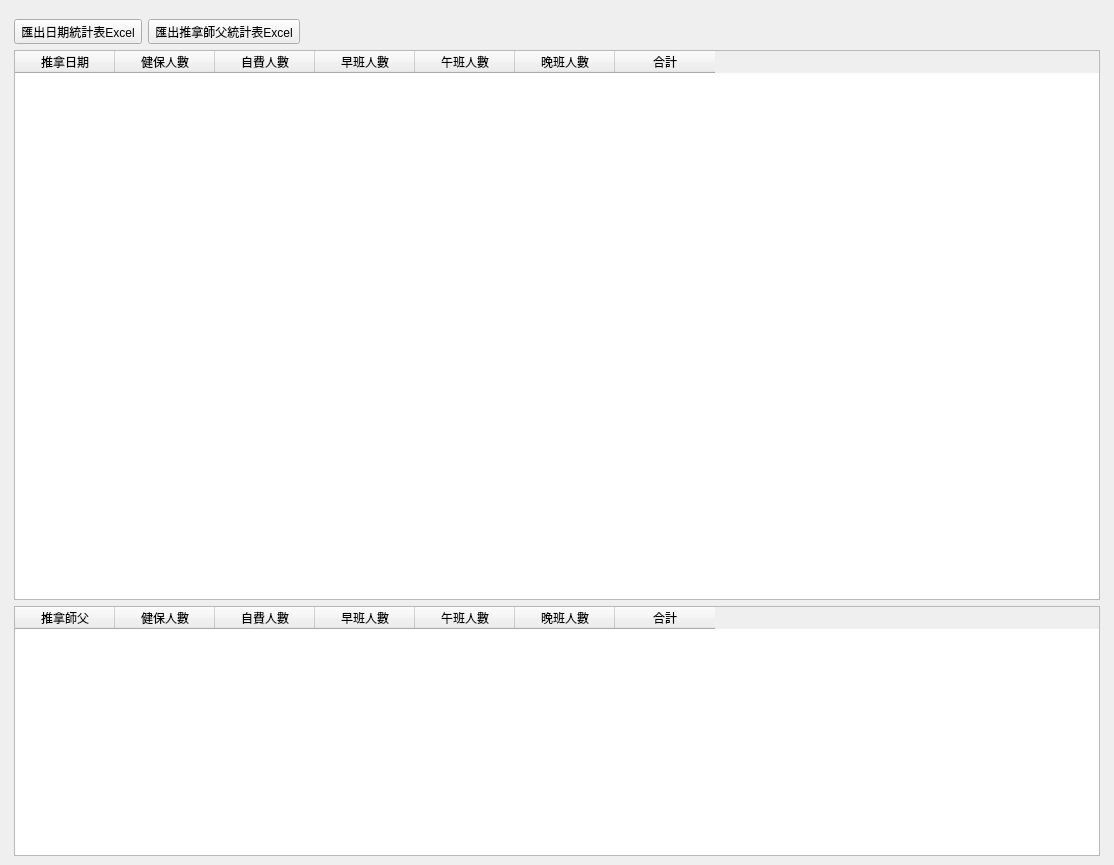
<?xml version="1.0" encoding="UTF-8"?>
<ui version="4.0">
 <class>WindowStatisticsMassagerCount</class>
 <widget class="QMainWindow" name="WindowStatisticsMassagerCount">
  <property name="geometry">
   <rect>
    <x>0</x>
    <y>0</y>
    <width>1114</width>
    <height>865</height>
   </rect>
  </property>
  <property name="windowTitle">
   <string>推拿師人數統計</string>
  </property>
  <widget class="QWidget" name="centralwidget">
   <layout class="QHBoxLayout" name="horizontalLayout">
    <item>
     <layout class="QVBoxLayout" name="verticalLayout">
      <property name="leftMargin">
       <number>5</number>
      </property>
      <property name="topMargin">
       <number>10</number>
      </property>
      <property name="rightMargin">
       <number>5</number>
      </property>
      <item>
       <layout class="QVBoxLayout" name="verticalLayout_5">
        <item>
         <layout class="QHBoxLayout" name="horizontalLayout_2">
          <item>
           <layout class="QVBoxLayout" name="verticalLayout_2">
            <item>
             <layout class="QHBoxLayout" name="horizontalLayout_3">
              <item>
               <widget class="QToolButton" name="toolButton_export_date_excel">
                <property name="text">
                 <string>匯出日期統計表Excel</string>
                </property>
                <property name="icon">
                 <iconset>
                  <normaloff>../icons/document-export.svg</normaloff>../icons/document-export.svg</iconset>
                </property>
                <property name="toolButtonStyle">
                 <enum>Qt::ToolButtonTextBesideIcon</enum>
                </property>
               </widget>
              </item>
              <item>
               <widget class="QToolButton" name="toolButton_export_massager_excel">
                <property name="text">
                 <string>匯出推拿師父統計表Excel</string>
                </property>
                <property name="icon">
                 <iconset>
                  <normaloff>../icons/document-export.svg</normaloff>../icons/document-export.svg</iconset>
                </property>
                <property name="toolButtonStyle">
                 <enum>Qt::ToolButtonTextBesideIcon</enum>
                </property>
               </widget>
              </item>
              <item>
               <spacer name="horizontalSpacer">
                <property name="orientation">
                 <enum>Qt::Horizontal</enum>
                </property>
                <property name="sizeHint" stdset="0">
                 <size>
                  <width>40</width>
                  <height>20</height>
                 </size>
                </property>
               </spacer>
              </item>
             </layout>
            </item>
            <item>
             <widget class="QTableWidget" name="tableWidget_massager_count">
              <property name="editTriggers">
               <set>QAbstractItemView::NoEditTriggers</set>
              </property>
              <property name="alternatingRowColors">
               <bool>true</bool>
              </property>
              <property name="selectionMode">
               <enum>QAbstractItemView::SingleSelection</enum>
              </property>
              <property name="selectionBehavior">
               <enum>QAbstractItemView::SelectRows</enum>
              </property>
              <column>
               <property name="text">
                <string>推拿日期</string>
               </property>
              </column>
              <column>
               <property name="text">
                <string>健保人數</string>
               </property>
              </column>
              <column>
               <property name="text">
                <string>自費人數</string>
               </property>
              </column>
              <column>
               <property name="text">
                <string>早班人數</string>
               </property>
              </column>
              <column>
               <property name="text">
                <string>午班人數</string>
               </property>
              </column>
              <column>
               <property name="text">
                <string>晚班人數</string>
               </property>
              </column>
              <column>
               <property name="text">
                <string>合計</string>
               </property>
              </column>
             </widget>
            </item>
            <item>
             <widget class="QTableWidget" name="tableWidget_massager">
              <property name="maximumSize">
               <size>
                <width>16777215</width>
                <height>250</height>
               </size>
              </property>
              <property name="editTriggers">
               <set>QAbstractItemView::NoEditTriggers</set>
              </property>
              <property name="alternatingRowColors">
               <bool>true</bool>
              </property>
              <property name="selectionMode">
               <enum>QAbstractItemView::SingleSelection</enum>
              </property>
              <property name="selectionBehavior">
               <enum>QAbstractItemView::SelectRows</enum>
              </property>
              <column>
               <property name="text">
                <string>推拿師父</string>
               </property>
              </column>
              <column>
               <property name="text">
                <string>健保人數</string>
               </property>
              </column>
              <column>
               <property name="text">
                <string>自費人數</string>
               </property>
              </column>
              <column>
               <property name="text">
                <string>早班人數</string>
               </property>
              </column>
              <column>
               <property name="text">
                <string>午班人數</string>
               </property>
              </column>
              <column>
               <property name="text">
                <string>晚班人數</string>
               </property>
              </column>
              <column>
               <property name="text">
                <string>合計</string>
               </property>
              </column>
             </widget>
            </item>
           </layout>
          </item>
          <item>
           <layout class="QVBoxLayout" name="verticalLayout_chart"/>
          </item>
         </layout>
        </item>
       </layout>
      </item>
     </layout>
    </item>
   </layout>
  </widget>
  <widget class="QMenuBar" name="menubar">
   <property name="geometry">
    <rect>
     <x>0</x>
     <y>0</y>
     <width>1114</width>
     <height>28</height>
    </rect>
   </property>
  </widget>
  <action name="action_export_excel">
   <property name="icon">
    <iconset>
     <normaloff>../icons/document-export.svg</normaloff>../icons/document-export.svg</iconset>
   </property>
   <property name="text">
    <string>匯出Excel</string>
   </property>
  </action>
 </widget>
 <resources/>
 <connections/>
</ui>
